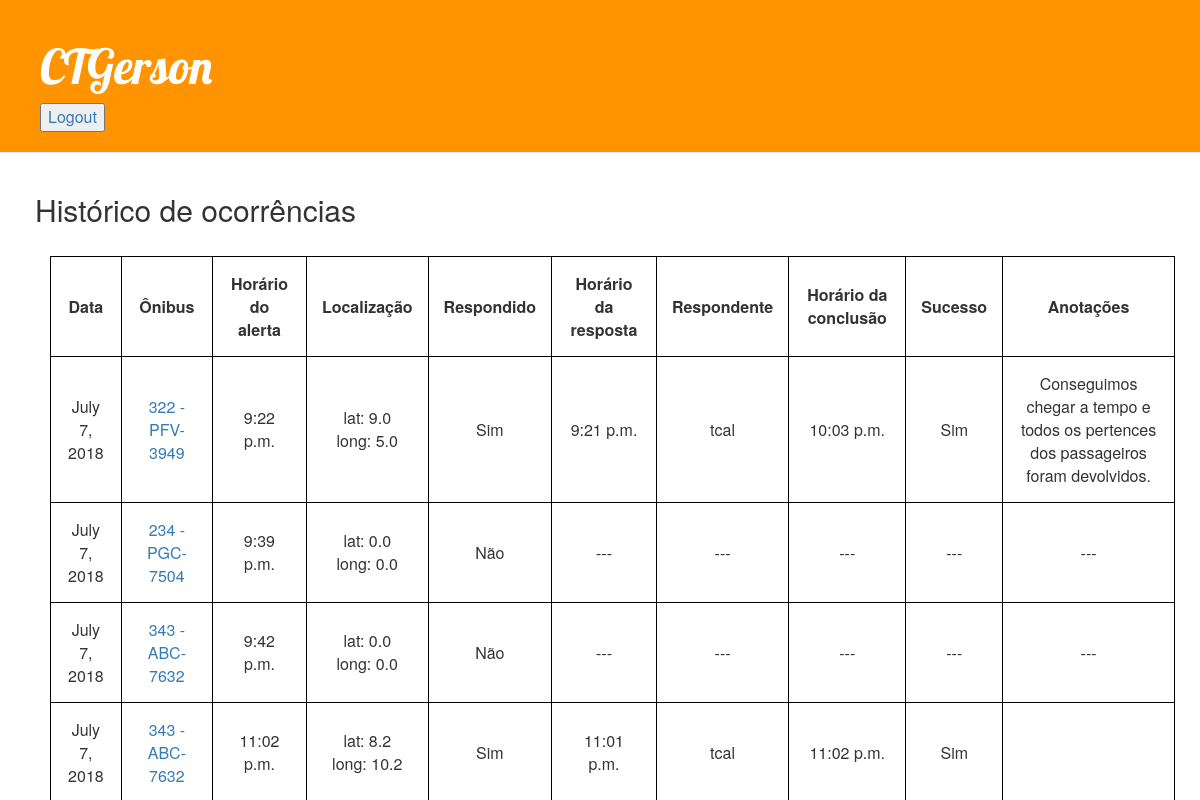
The page /lista_ocorrencias/ (signed in) on the database as committed earlier.
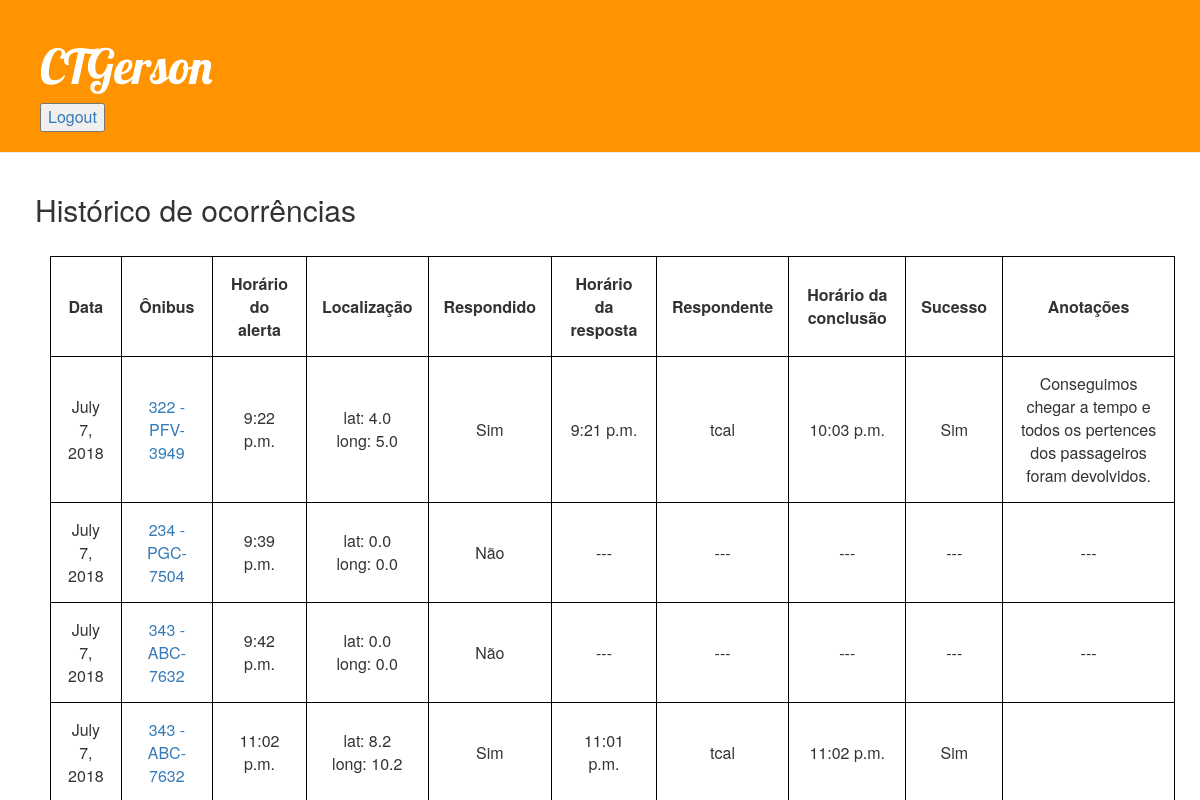
The same page on the database as committed later.
### CTGerson/models.py (models this page shows, shortened)
class Occurrence(models.Model):
    date = models.DateField(auto_now_add=True)
    bus = models.ForeignKey('CTGerson.Bus', on_delete=models.PROTECT)
    alert_time = models.TimeField(auto_now_add=True)
    latitude = models.FloatField(default=0.0)
    longitude = models.FloatField(default=0.0)
    responded = models.BooleanField(default=False)
    response_time = models.TimeField(default=timezone.localtime)
    responder = models.ForeignKey('auth.User', on_delete=models.PROTECT, default=3)
    finish_time = models.TimeField(default=timezone.localtime)
    successfull = models.BooleanField(default=False)
    notes = models.TextField(blank=True)

class Bus(models.Model):
    plate = models.CharField(max_length=8)
    line_number = models.CharField(max_length=5)
    company = models.CharField(max_length=100)
    class Meta:
        permissions = (("can_see_bus_list", "See bus list"),)

### CTGerson/views.py (the view)
# urls.py: path('lista_ocorrencias/', views.occurrences_list, name='occurrences_list'),
@login_required
def occurrences_list(request):
    occurrences = Occurrence.objects.all()
    return render(request, 'occurrences_list.html', {'occurrences': occurrences})

### CTGerson/templates/occurrences_list.html
{% extends 'base.html' %}
{% block content %}
    <div class="page-title">
        <h2>Histórico de ocorrências</h2>
        <br />
    </div>
    <div class="page-content">
        {% if occurrences %}
            <table>
                <tr>
                    <th>Data</th>
                    <th>Ônibus</th>
                    <th>Horário do alerta</th>
                    <th>Localização</th>
                    <th>Respondido</th>
                    <th>Horário da resposta</th>
                    <th>Respondente</th>
                    <th>Horário da conclusão</th>
                    <th>Sucesso</th>
                    <th>Anotações</th>
                </tr>
                {% for occurrence in occurrences %}
                    <tr>
                        <td>{{ occurrence.date }}</td>
                        <td><a href="{% url 'bus_detail' pk=occurrence.bus.pk %}">{{ occurrence.bus.line_number }} - {{ occurrence.bus.plate }}</a></td>
                        <td>{{ occurrence.alert_time }}</td>
                        <td>lat: {{ occurrence.latitude }} <br />long: {{ occurrence.longitude }}</td>
                        {% if occurrence.responded %}
                                <td>Sim</td>
                            {% else %}
                                <td>Não</td>
                            {% endif %}
                        {% if occurrence.responded %}
                            <td>{{ occurrence.response_time }}</td>
                            <td>{{ occurrence.responder.username }}</td>
                            <td>{{ occurrence.finish_time }}</td>
                            {% if occurrence.successfull %}
                                <td>Sim</td>
                            {% else %}
                                <td>Não</td>
                            {% endif %}
                            <td>{{ occurrence.notes }}</td>
                        {% else %}
                            <td>---</td>
                            <td>---</td>
                            <td>---</td>
                            <td>---</td>
                            <td>---</td>
                        {% endif %}
                    </tr>
                {% endfor %}
            </table>
        {% else %}
            <p>Nenhuma ocorrência encontrada</p>
        {% endif %}
    </div>
{% endblock content %}

Rows that differ between the two databases and show on the page:
changed Occurrence "PFV-3949": latitude "9.0" → "4.0"
